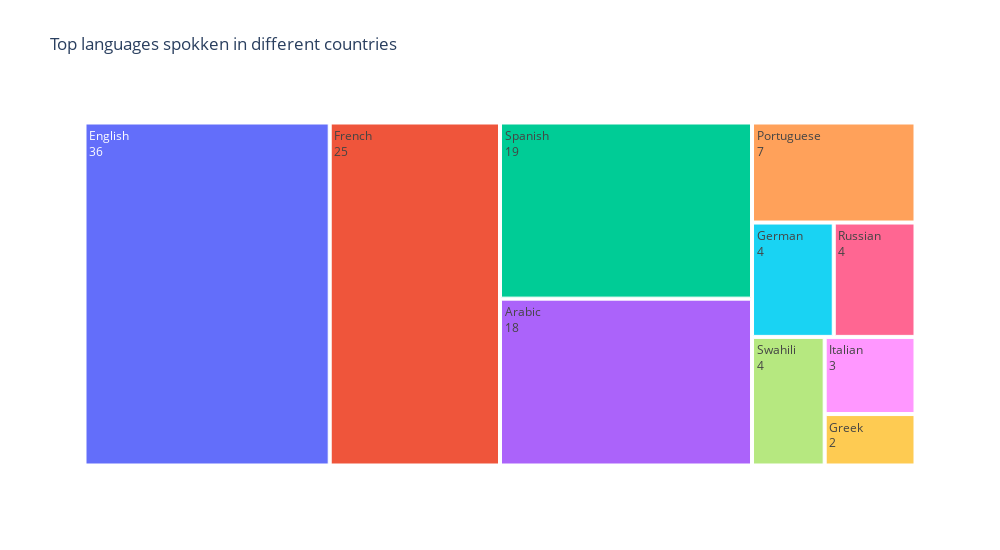

The cell this chart's notebook holds for it:
### Code cell
a=df.groupby('Official language').agg({"Country":'count'}).sort_values(by='Country',ascending=False).reset_index().head(10)
fig=px.treemap(a,path=['Official language'],values='Country',title='Top languages spokken in different countries')
fig.update_layout(width=1000,height=550)
fig.update_traces(textinfo='label+value')
fig.show()

### Figure 1 — Plotly figure (JSON) as saved in the notebook; plotly's stock layout.template omitted (floating-point values rounded to 4 significant figures)
{"data": [{"branchvalues": "total", "domain": {"x": [0, 1], "y": [0, 1]}, "hovertemplate": "labels=%{label}<br>Country=%{value}<br>parent=%{parent}<br>id=%{id}<extra></extra>", "ids": ["Arabic", "English", "French", "German", "Greek", "Italian", "Portuguese", "Russian", "Spanish", "Swahili"], "labels": ["Arabic", "English", "French", "German", "Greek", "Italian", "Portuguese", "Russian", "Spanish", "Swahili"], "name": "", "parents": ["", "", "", "", "", "", "", "", "", ""], "textinfo": "label+value", "type": "treemap", "values": [18, 36, 25, 4, 2, 3, 7, 4, 19, 4]}], "layout": {"height": 550, "legend": {"tracegroupgap": 0}, "title": {"text": "Top languages spokken in different countries"}, "width": 1000}}
